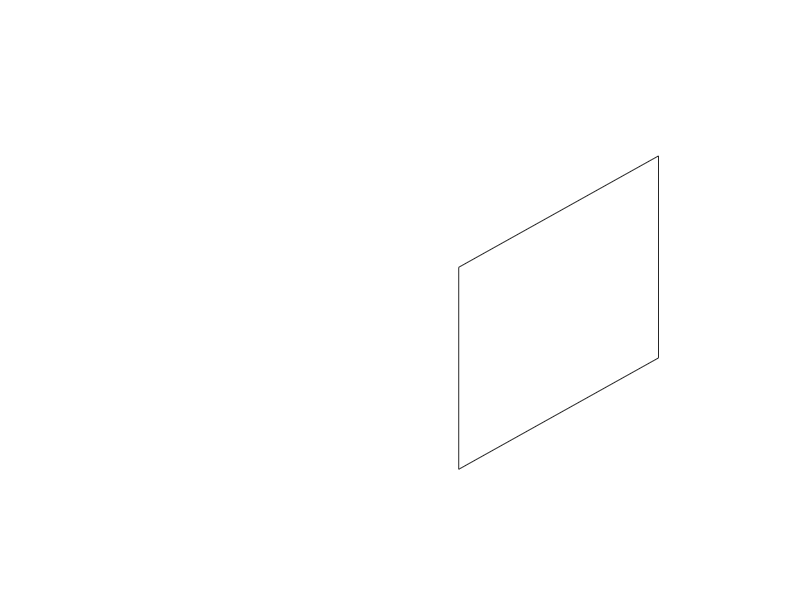

Here is the MATLAB script that generated this plot: (Note: this script raises an error after producing the figure.)
% script for generating animations from hardware demos
% Patrick Holmes
% 2020 01 28

clear; clc;

blues = 1/256*[222,235,247
158,202,225
49,130,189];

save_gif = true;
moving_obstacle_flag = true;


figure(1); clf; hold on; axis equal; grid off; box on;
% set(gcf, 'Color', 'k'); set(gca, 'Color', 'k');
% set(gcf, 'Color', 'm');
set(gca,'Projection','Perspective')
set(gca, 'XLim', [-0.5 1.5], 'ZLim', [-0.05 1.5]);
set(gca, 'XTick', [], 'YTick', [], 'ZTick', []);
% set(gca, 'YLim', [-0.75 0.75]);
% campos([16 -13 14])
% campos([  -10.3529    5.8647   15.9855]);
% campos([   -0.3872  -23.6489    0.8049]);
% campos([  -13.6903   13.1920    8.3689]);
% campos([18.7257   -0.0885    7.9968]);
% campos([   17.8319   -2.1317    9.6762]);
% campos([  -15.1827    6.7648   10.3870]);
campos([   17.1326   -5.3992    9.6283]);
% campos([   -9.2848   -0.0135   17.7344]);


filepath = 'arm_planning/fetch_command_files/fetch_hardware_demo_20200128/';
filename = 'fetch_hardware_vase_6.mat';
gif_filename = ['gif_' filename(1:end-4) '_sudden' '.gif'];

load([filepath filename], 'P', 'W', 'A');
frame_rate_multiplier = 4;
frame_rate = frame_rate_multiplier*A.animation_time_discretization/A.animation_playback_rate;
start_gif = true;

A.link_plot_face_opacity = 1;
A.link_plot_edge_opacity = 0.2;
% A.link_plot_edge_color = blues(3, :);
A.link_plot_face_color = blues(3, :);

% W.obstacles{4}.center(3) = W.obstacles{4}.center(3) + 0.0175;
% W.obstacles{4}.side_lengths(3) = W.obstacles{4}.side_lengths(3) - 0.0175;
% W.obstacles{4}.side_lengths(3) = W.obstacles{4}.side_lengths(3) - 0.02;
% W.obstacles{4}.shift_center([0;0;0.04]);

% W = fetch_base_world_static('include_base_obstacle', 1);
for i = 1:length(W.obstacles)
    if W.obstacles{i}.is_base_obstacle
        W.obstacles{i}.plot_face_opacity = 1;
        W.obstacles{i}.plot_edge_opacity = 1;
        if ~(W.obstacles{i}.plot_face_color(1) == 0.9)
            W.obstacles{i}.plot_face_color = [0.7 0.7 0.7];
        else
%             W.obstacles{i}.plot_face_color = [0 0 0];
        end
    else
        W.obstacles{i}.plot_face_opacity = 0.75;
%         W.obstacles{i}.plot_edge_opacity = 1;
        W.obstacles{i}.plot_face_color = [1 0.7 0.7];
    end
end

% update goal?
% W.goal = A.state(A.joint_state_indices, end);
% W.goal_plot_patch_data = A.get_collision_check_volume(W.goal) ;

plot(W);
patch_data = {};
slice_patch_data = {};
% colors = {'c', 'c', 'c'};
% slicecolors = {'m', 'm', 'm'};
colors = {blues(2, :), blues(2, :), blues(2, :)};
% plot_RS_times = [100];
plot_RS_times = [1,50,100];

% camlight;
% light;

% set up waypoint plotting
waypointcolor = [0.3 0.3 0.3];
waypointedgecolor = [0.2 0.2 0.2];
waypointedgealpha = 0.5;
% waypointlinestyle = '-';
% waypointlinewidth = 5;
% p_way = [];
A_way = robot_arm_3D_fetch('verbose', 0, 'animation_set_axes_flag', 0,...
    'animation_set_view_flag', 0,...
    'link_plot_face_color', waypointcolor, 'link_plot_edge_color', waypointedgecolor, ...
    'link_plot_edge_opacity', waypointedgealpha);

pause();
p_obs = [];
for i = 1:length(P.info.T)
    % plot obstacles
    if i >= 9
    if moving_obstacle_flag
        for j = 5:length(P.info.obstacles{i})
            if isempty(p_obs)
               p_obs = plot(P.info.obstacles{i}{j}); 
            else
                create_plot_patch_data(P.info.obstacles{i}{j});
                p_obs.Faces = P.info.obstacles{i}{j}.plot_patch_data.faces;
                p_obs.Vertices = P.info.obstacles{i}{j}.plot_patch_data.vertices;
%                disp('hi');
            end
        end
    end
    end
    
    % plot RSs if k_opt is not -12345
    if length(P.info.k_opt{i}) == 6
        R = robot_arm_FRS_rotatotope_fetch(P.info.q_0{i}, P.info.q_dot_0{i}, P.FRS_options);
        slice_patch_data = plot_slice_buffered(R, P.info.k_opt{i}, plot_RS_times, colors, slice_patch_data);
        %         patch_data = plot_buffered(R, plot_times, colors, slice_patch_data);
    end
    
    % plot waypoint
%     X_way = A.get_joint_locations_from_configuration(P.info.waypoint{i});
%     if isempty(p_way)
%         p_way = plot3(X_way(1, :), X_way(2, :), X_way(3, :), 'Color', waypointcolor, 'LineStyle', waypointlinestyle,...
%             'LineWidth', waypointlinewidth);
%     else
%         p_way.XData = X_way(1, :);
%         p_way.YData = X_way(2, :);
%         p_way.ZData = X_way(3, :);
%     end
    A_way.reset(P.info.waypoint{i});
    plot(A_way);
    
    
    % plot arm moving
    t_plan_idx = 50;
    for j = 1:frame_rate_multiplier:t_plan_idx
        A.plot_links(P.info.Z{i}(A.joint_state_indices, j));
        % create gif
        if save_gif
            % get current figure
            fh = get(groot,'CurrentFigure') ;
            frame = getframe(fh) ;
            im = frame2im(frame);
            [imind,cm] = rgb2ind(im,256);
            
            if start_gif
                imwrite(imind,cm,gif_filename,'gif', 'Loopcount',inf,...
                    'DelayTime',frame_rate) ;
                start_gif = false ;
            else
                imwrite(imind,cm,gif_filename,'gif','WriteMode','append',...
                    'DelayTime',frame_rate) ;
            end
        else
            pause(frame_rate)
        end
    end
    
end